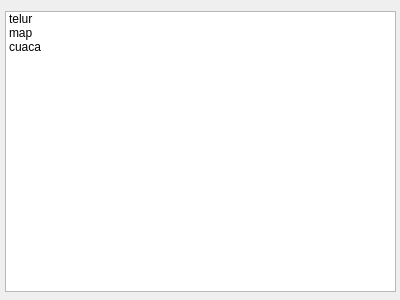
<?xml version="1.0" encoding="UTF-8"?>
<ui version="4.0">
 <class>Form</class>
 <widget class="QWidget" name="Form">
  <property name="geometry">
   <rect>
    <x>0</x>
    <y>0</y>
    <width>400</width>
    <height>300</height>
   </rect>
  </property>
  <property name="windowTitle">
   <string>Form</string>
  </property>
  <widget class="QListWidget" name="listWidget">
   <property name="geometry">
    <rect>
     <x>5</x>
     <y>11</y>
     <width>391</width>
     <height>281</height>
    </rect>
   </property>
   <item>
    <property name="text">
     <string>telur</string>
    </property>
   </item>
   <item>
    <property name="text">
     <string>map</string>
    </property>
   </item>
   <item>
    <property name="text">
     <string>cuaca</string>
    </property>
   </item>
  </widget>
 </widget>
 <resources/>
 <connections/>
</ui>
